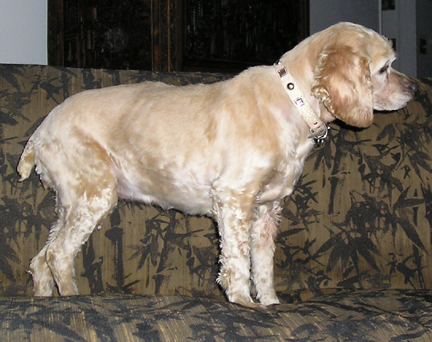
#> input picture datasets/PetImages/Dog/10064.jpg, 432 x 342 px, found by its file name
$ python 'deep_learning_basics_on_cats&dogs_create_training_dataset.py'
#> lines starting #> are read from the running program, lines starting #| are printed output that depends on the picture
import numpy as np
import matplotlib.pyplot as plt
import os
import cv2
import random
import pickle

DATADIR = 'E:/GOOGLE DRIVE/Computer Science/PythonFiles/cool-python-stuff/cool-python-stuff/datasets/PetImages'
CATEGORIES = ['Dog', 'Cat']
IMG_SIZE = 50

training_data = []

def create_training_data():
    for category in CATEGORIES:
        path = os.path.join(DATADIR, category) # path to cats or dogs dir
        class_num = CATEGORIES.index(category)
        for img in os.listdir(path):
            try:
                img_array = cv2.imread(os.path.join(path, img), cv2.IMREAD_GRAYSCALE)
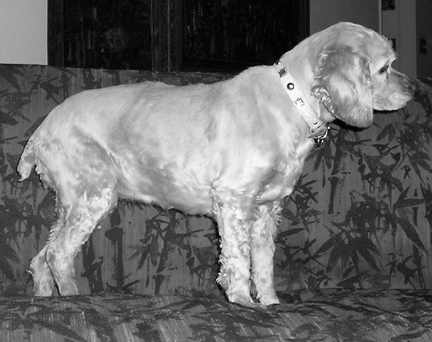
#> img_array: shape (342, 432); min 0, max 255, mean 105.6
                new_array = cv2.resize(img_array, (IMG_SIZE, IMG_SIZE)) # resize all images
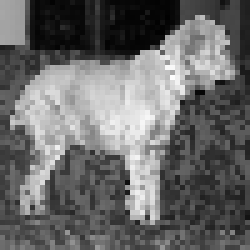
#> new_array: shape (50, 50) (shown 5 times larger); min 1, max 253, mean 105.6
                training_data.append([new_array, class_num])
            except Exception as e:
                pass
#> pass 2 of the loop in create_training_data, `for category in CATEGORIES:`:
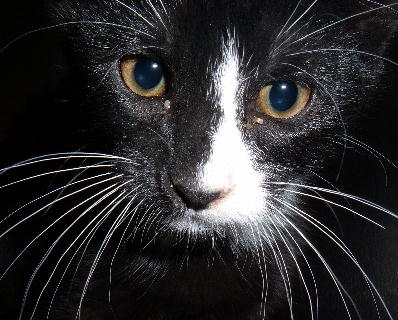
#> input picture datasets/PetImages/Cat/10070.jpg, 398 x 320 px, found by its file name
#> img_array: shape (320, 398)
#> in create_training_data, `new_array = cv2.resize(img_array, (IMG_SIZE, IMG_SIZE))`:
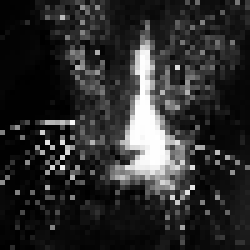
#> new_array: shape (50, 50) (shown 5 times larger); min 0, max 255, mean 44

create_training_data()

# shuffle
random.shuffle(training_data)

x = []
y = []
for feature, label in training_data:
    x.append(feature)
    y.append(label)
#> this loop made 2 passes
#> label on passes 1 to 2: 0, 1
#> after the loop, x = 2 items; y = [0, 1]

x = np.array(x).reshape(-1, IMG_SIZE, IMG_SIZE, 1)

pickle_out = open('datasets/PetImages/cats&dogs_x.pickle', 'wb')
pickle.dump(x, pickle_out)
pickle_out.close()

pickle_out = open('datasets/PetImages/cats&dogs_y.pickle', 'wb')
pickle.dump(y, pickle_out)
pickle_out.close()
